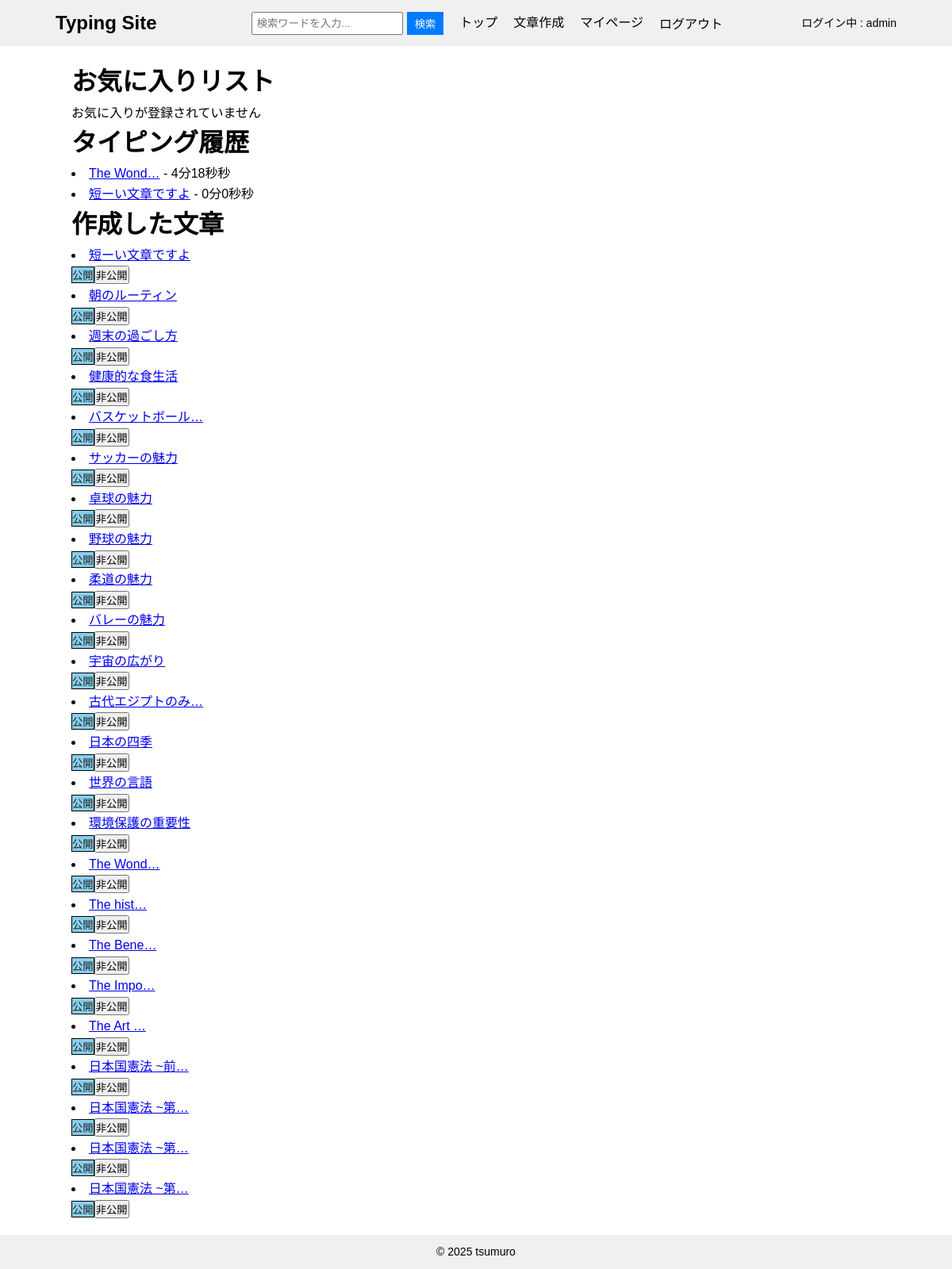
The app's page /content/mypage/admin/ (signed in), older data.
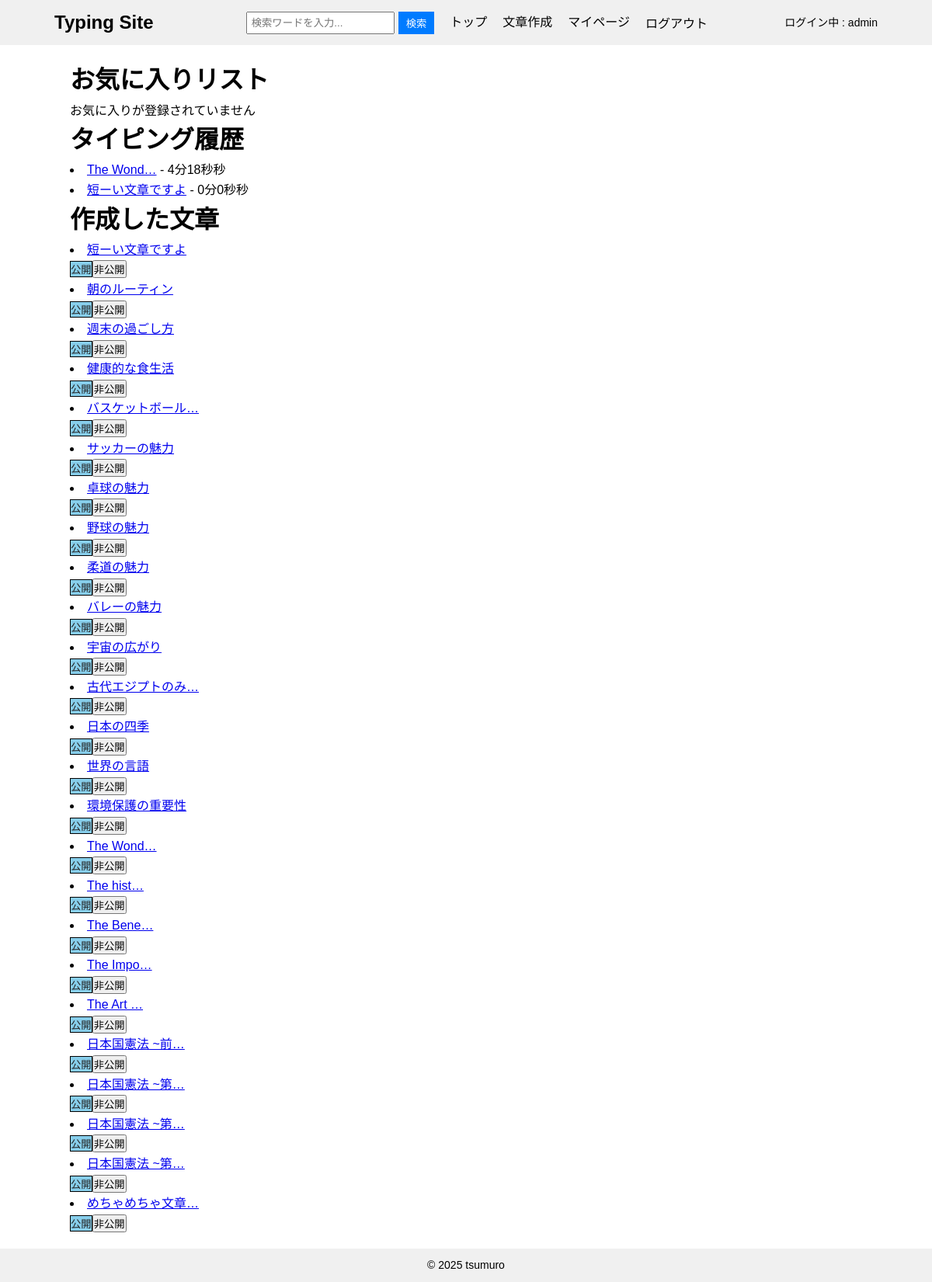
The same page, newer data.
### typingapp/models.py (models this page shows, shortened)
class History(models.Model):
    user = models.ForeignKey(CustomUser, on_delete=models.CASCADE)
    title = models.ForeignKey(Content, on_delete=models.CASCADE)
    typing_time = models.IntegerField()

### contentapp/models.py (models this page shows)
class Content(models.Model):
    user = models.ForeignKey(
        settings.AUTH_USER_MODEL,
        on_delete=models.SET_NULL,
        null=True,
        blank=True
    )
    title = models.CharField(max_length=50, unique=True)
    sentence = models.TextField()
    category = models.ForeignKey(
        Category,
        on_delete=models.SET_NULL,
        null=True,
        blank=True,
    )
    is_public = models.BooleanField(default=True)
    play_count = models.IntegerField(default=0)
    created_at = models.DateTimeField(auto_now_add=True)
    def __str__(self):
        return self.title

### contentapp/views.py (the view, shortened to what this page needs)
# urls.py: path('mypage/<str:username>/', views.MyPageView.as_view(), name="mypage"),
class MyPageView(generic.TemplateView):
    template_name = "mypage.html"
    def get_context_data(self, **kwargs):
        context = super().get_context_data(**kwargs)
        context['my_content_list'] = Content.objects.filter(user=self.request.user)
        context['my_history_list'] = History.objects.filter(user=self.request.user)
        context['my_favorite_list'] = Favorite.objects.filter(user=self.request.user)
        return context

### templatetags/custom_filters.py (called while the page is built)
@register.filter
def format_duration(seconds):
    minutes = seconds // 60
    remaining_seconds = seconds % 60
    return f"{minutes}分{remaining_seconds}秒"

### contentapp/templates/mypage.html (shortened to what this page needs)
{% extends "base.html" %}
{% load custom_filters %}
{% block contents %}
    <div class="mypage-list">
        <div class="left-list">
            <h1>お気に入りリスト</h1>
            {% for favorite in my_favorite_list %}
                <form method="post">
                    {% csrf_token %}
                    <li>
                        <a href="{% url "typingapp:typing" favorite.title.pk %}">{{ favorite.title|truncatechars:9 }}</a>
                        <input type="hidden" name="action" value="del_favorite">
                        <input type="hidden" name="pk" value="{{ favorite.pk }}">
                        <input type="submit" value="お気に入り削除">
                    </li>
                </form>
            {% empty %}
                <p>お気に入りが登録されていません</p>
            {% endfor %}
        </div>
        <div class="center-list">
            <h1>タイピング履歴</h1>
            {% for history in my_history_list %}
                <li><a href="{% url "typingapp:typing" history.title.pk %}">{{ history.title|truncatechars:9 }}</a> - {{ history.typing_time|format_duration }}秒</li>
            {% empty %}
                <p>タイピング履歴が存在しません</p>
            {% endfor %}
        </div>
        <div class="right-list">
            <h1>作成した文章</h1>
            {% for content in my_content_list %}
                <form method="post">
                    <li>
                        <a href="{% url "typingapp:typing" content.pk %}">{{ content.title|truncatechars:9 }}</a>
                        {% if content.is_public %}
                            <div id="public_button">
                                <button type="submit" style="background-color: skyblue; color: #222222; border: 0.5px solid black" disabled>公開</butto>
                                <button type="submit">非公開</button>
                            </div>
                        {% else %}
                            <input type="hidden" name="action" value="set_public" style="border: 0.5px solid black">
                            <div id="public_button">
                                <button type="submit">公開</butto>
                                <button type="submit" style="background-color: skyblue; color: #222222; border: 0.5px solid black;" disabled>非公開</button>
                            </div>
                        {% endif %}
                    </li>
                </form>
            {% empty %}
                <p>作成した文章が存在しません</p>
            {% endfor %}
        </div>
    </div>
{% endblock %}

Row changes from the older to the newer data that the page shows:
added Content: title "めちゃめちゃ文章…", is_public "公開"
